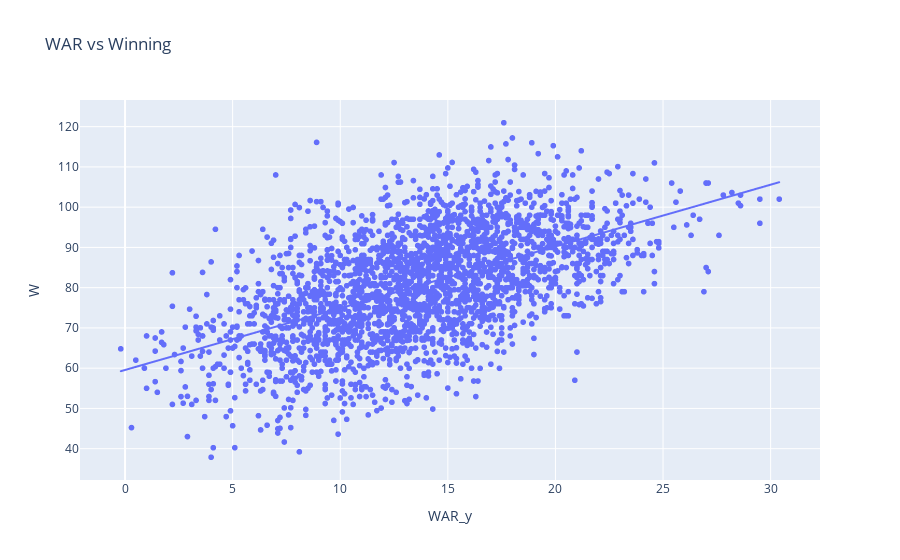

This figure's notebook cell:
### Code cell
px.scatter(team_data, 'WAR_y', 'W', hover_data = ['Team'], trendline='ols', title='WAR vs Winning')

### Figure 1 — Plotly figure (JSON) as saved in the notebook; plotly's stock layout.template omitted (floating-point values rounded to 4 significant figures; data arrays with more than 128 entries replaced by an {"elided": "..."} marker saying what was removed)
{"data": [{"customdata": {"elided": "2640x1 str values"}, "hovertemplate": "WAR_y=%{x}<br>W=%{y}<br>Team=%{customdata[0]}<extra></extra>", "legendgroup": "", "marker": {"color": "#636efa", "symbol": "circle"}, "mode": "markers", "name": "", "showlegend": false, "type": "scattergl", "x": {"elided": "2640 float values"}, "xaxis": "x", "y": {"elided": "2640 float values"}, "yaxis": "y"}, {"hovertemplate": "<b>OLS trendline</b><br>W = 1.53435 * WAR_y + 59.5544<br>R<sup>2</sup>=0.303835<br><br>WAR_y=%{x}<br>W=%{y} <b>(trend)</b><extra></extra>", "legendgroup": "", "marker": {"color": "#636efa", "symbol": "circle"}, "mode": "lines", "name": "", "showlegend": false, "type": "scattergl", "x": {"elided": "2640 float values"}, "xaxis": "x", "y": {"elided": "2640 float values"}, "yaxis": "y"}], "layout": {"legend": {"tracegroupgap": 0}, "title": {"text": "WAR vs Winning"}, "xaxis": {"anchor": "y", "domain": [0, 1], "title": {"text": "WAR_y"}}, "yaxis": {"anchor": "x", "domain": [0, 1], "title": {"text": "W"}}}}
